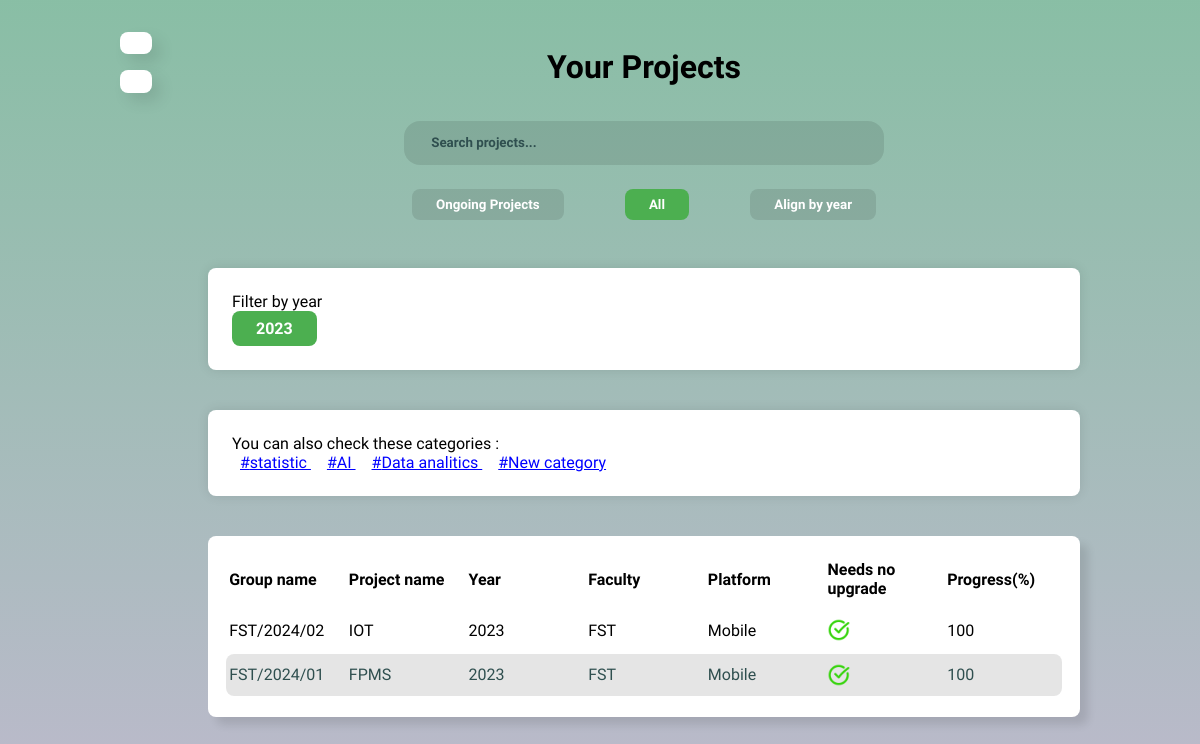
/filtered/all/2023, run on the app's committed database.
### core/models.py (models this page shows, shortened)
class Category(models.Model):
    name = models.CharField(max_length=100, unique=True)
    class Meta:
        verbose_name ="Category"
        verbose_name_plural ="Categories"

class ProjectGroup(models.Model):
    project = models.OneToOneField(Project, on_delete=models.CASCADE, related_name='group', null=True, blank=True)
    name = models.TextField(max_length=264)
    faculty = models.CharField(max_length=256, blank=True)
    academic_year = models.IntegerField(default=datetime.now().year)

class Project(models.Model):
    coordinator = models.ForeignKey(CustomUser, on_delete=models.CASCADE)
    project_supervisor = models.ForeignKey(ProjectSupervisor, on_delete=models.SET_NULL, null=True, blank=True)
    title = models.CharField(max_length=256)
    created_at = models.DateTimeField(auto_now=True)
    is_completed = models.BooleanField(default=False)
    proposal_deadline = models.DateTimeField(blank=True, null=True)
    documentation_deadline = models.DateTimeField(blank=True, null=True)
    implementation_deadline = models.DateTimeField(blank=True, null=True)
    report_deadline = models.DateTimeField(blank=True, null=True)
    progress = models.SmallIntegerField(default=0)
    report_file = models.FileField(upload_to='files/reports/', null=True, blank=True)
    documentation_file = models.FileField(upload_to='files/documentation/', null=True, blank=True)
    platform = models.TextField(choices=PLATFORM_CHOICES, null=True, blank=True, default=None)
    categories = models.ManyToManyField(Category, blank=True, related_name='projects')
    upgradable = models.BooleanField(default=False)
    comment = models.TextField(max_length=500, default="", blank=True, null=True)

### core/views.py (the view)
# urls.py: path('filtered/<str:filter>/<str:year>', views.filter_by_specific_year, name="filter_by_specific_year")
def filter_by_specific_year(request,filter, year):
    year = int(year)
    project_groups = ProjectGroup.objects.filter(academic_year = year)
    all_categories = Category.objects.all()
    filter_used = 'all'
    if request.method == "POST":
        data = json.loads(request.body)
        projectsFilter = data.get('projectsFilter')
        return redirect('core_app:dashboard', filter=projectsFilter)
    if filter == "ongoing":
        project_groups = project_groups.filter(project__is_completed = False)
        filter_used = 'ongoing'
    elif filter == "per_Year":
        project_groups = project_groups.order_by('-academic_year')
        filter_used = 'per_year'
    all_years = []
    all_groups = ProjectGroup.objects.all()
    for group in all_groups:
        year = group.academic_year
        all_years.append(year)
    all_years = set(all_years)
    context = {'filter_used':filter_used, 'groups':project_groups, 'all_categories':all_categories, 'current_year':year, 'all_years':all_years}
    return render(request, 'core/dashboard.html', context)

### core/templatetags/custom_filters.py (called while the page is built)
@register.filter(name='multiply')
def multiply(value1, value2):
    return value1 * value2

### core/templates/core/dashboard.html (shortened to what this page needs)
{% extends "base.html" %}
{% load static %}
{% load custom_filters %}
{% block page_content %}
    <section class="container nav-layout" id="dashboard-layout">
        {% include "sidebar.html" %}
        <aside class="projects-container">
            <h2 class="section-title">Your Projects</h2>
            <br>
            <form class="search-bar input-field" id="search_project_form" action="" method="">
                <input type="text" id="search_bar_field" placeholder="Search projects...">
            </form>
            <div class="tabs" id="projects_filter_tabs">
                <button class="tab btn {% if filter_used == 'ongoing' %} active {% endif %}"
                id="ongoing-filter" data-filter="ongoing"> Ongoing Projects</button>
                <button class="tab btn {% if filter_used == 'all' %} active {% endif %}" id="all-filter" data-filter="all">All</button>
                <button class="tab btn {% if filter_used == 'per_year' %} active {% endif %}" id="year-filter" data-filter="per_Year">Align by year</button>
            </div>
            <div class="card">
                <p>Filter by year</p>
                <div class="years_tabs">
                    {% for year in all_years %}
                        <a href="{% url 'core_app:filter_by_specific_year' 'all' year %}" class="tab btn active"> {{year}} </a>
                    {% endfor %}
                </div>
            </div>
            <div class="card">
                {% if group.project.categories %}
                    <p>Related
                        <br>
                        {% for category in group.project.categories.all  %}
                        <span class="related_tag link-tag" data-tag-category="{{ category.name }}">#{{ category.name }} </span>
                        {% endfor %}
                        <br>
                    </p>
                {% else %}
                <p>You can also check these categories :
                    <br>
                    {% for category in all_categories  %}
                    <span class="related_tag link-tag" data-tag-category="{{ category.name }}">#{{ category.name }} </span>
                    {% endfor %}
                    <br>
                </p>
                {% endif %}
            </div>
            <table class="projects_table">
                <thead>
                    <tr>
                        <th>Group name</th>
                        <th>Project name</th>
                        <th>Year</th>
                        <th>Faculty</th>
                        <th>Platform</th>
                        <th>Needs no upgrade</th>
                        <th>Progress(&percnt;)</th>
                    </tr>
                </thead>
                <tbody id="table_body">
                    {% for group in groups %}
                            <tr data-url="{% url 'core_app:single_group' group.pk %}">
                                <td class="prj_group">{{ group.name }}</td>
                                <td class="prj_title clamp-1">{{ group.project.title }}</td>
                                <td class="prj_year">{{ group.academic_year }}</td>
                                <td class="prj_fac">{{ group.faculty }}</td>
                                <td class="prj_platform">{{ group.project.platform }}</td>
                                <td class="prj_upgrade">
                                    {% if group.project.upgradable %} <img src="{% static 'images/icons/check-green-icon-png.png' %}" alt="True">
                                    {% else %} <img src="{% static 'images/icons/cross-check-icon.png' %}" alt="False">
                                    {% endif %}
                                </td>
                                <td class="prj_progress">
                                    {% with group.project.progress as project_progress  %}
                                        {{ project_progress|multiply:25 }}
                                    {% endwith %}
                                </td>
                            </tr>
                    {% endfor %}
                </tbody>
            </table>
        </aside>
    </section>
{% endblock page_content %}

### static/styles/main.css (style rules this page uses)
:root { --color-light: #fff; --color-light-variant: #f0f0f0; --color-gray-light: #ccc; --color-gray-dark:darkslategray; --color-gray-dark-transparent:rgba(47, 79, 79, 0.35); --color-green: #4CAF50; --color-green-variant: #45a049; --color-green-transparent: rgba(69, 160, 73, 0.35); --color-dark-transparent: rgba(0,0,0,0.1); --radius-sm: 0.5rem; --radius-md: 1rem; --radius-lg: 2rem; --space-sm: 0.7rem; --space-md: 1.5rem; --space-lg: 2.5rem; --container-width-sm: 92svw; --container-width-md: 86svw; --container-width-lg: 80svw; --transition:all 300ms ease; --animate-delay: 0.8s; }
* { box-sizing: border-box; padding: 0; margin: 0; border: 0; list-style: none; text-decoration: none; transition: var(--transition); font-family:"Nunito Sans", sans-serif; }
body { background-color: var(--color-light-variant); min-height: 100vh; margin: 0; background: linear-gradient(rgba(20, 126, 76, 0.5), rgba(122, 117, 153, 0.5)); position: relative; overflow-x: hidden; }
.container { width: var(--container-width-lg); margin-inline: auto; padding-block: 2rem; }
.btn { background-color: var(--color-dark-transparent); color: var(--color-light); padding: var(--space-sm); border: none; border-radius: var(--radius-sm); cursor: pointer; font-weight: 700; }
.section-title { font-size: 2rem; text-align: center; margin-block: 1rem; }
#search_project_form, #projects_filter_tabs { max-width: 30rem; width: 100%; margin-inline: auto; }
#projects_filter_tabs { display: flex; align-items: center; justify-content: space-between; margin-block: 1rem; padding: 0.5rem; }
table { box-shadow: 0.5rem 0.5rem 0.5rem var(--color-dark-transparent); border-radius: var(--radius-sm); background-color: var(--color-light); padding: 1rem; width: 100%; }
.clamp-1 { text-overflow: ellipsis; }
th { display: flex; align-items: center; justify-content: left; width: 100%; text-align: left; }
.nav-layout { display: grid; grid-template-columns: 5rem auto; gap: 0.5rem; }
.card { margin-block: var(--space-lg); border-radius: var(--radius-sm); box-shadow: 0 0 var(--space-sm) var(--color-dark-transparent); background-color: var(--color-light); padding: var(--space-md); }
.link-tag { text-decoration: underline; color: blue; padding: 0.2rem 0.5rem; cursor: pointer; }
.years_tabs { display: flex; flex-wrap: wrap; align-items: center; justify-content: left; gap: 1rem; }

### data on the page
Category: name "statistic"
Category: name "AI"
Category: name "Data analitics"
Category: name "New category"
ProjectGroup: name "FST/2024/02", project "IOT", academic_year "2023", faculty "FST", project.platform "Mobile", project.progress|multiply "100"
ProjectGroup: name "FST/2024/01", project "FPMS", academic_year "2023", faculty "FST", project.platform "Mobile", project.progress|multiply "100"

### other printed values
{{ year }} "2023"
